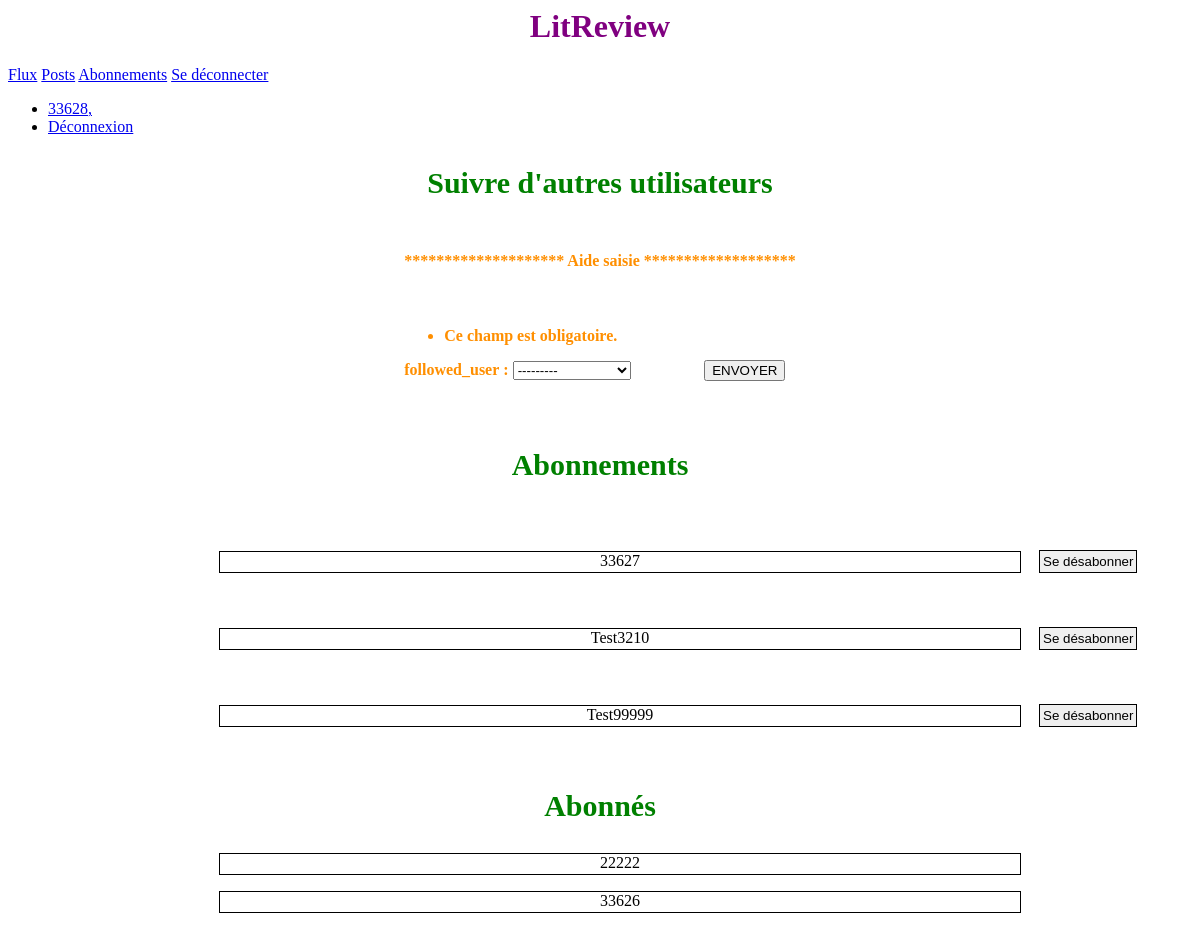
The app's page /CreatUserFollows/ (signed in), older data.
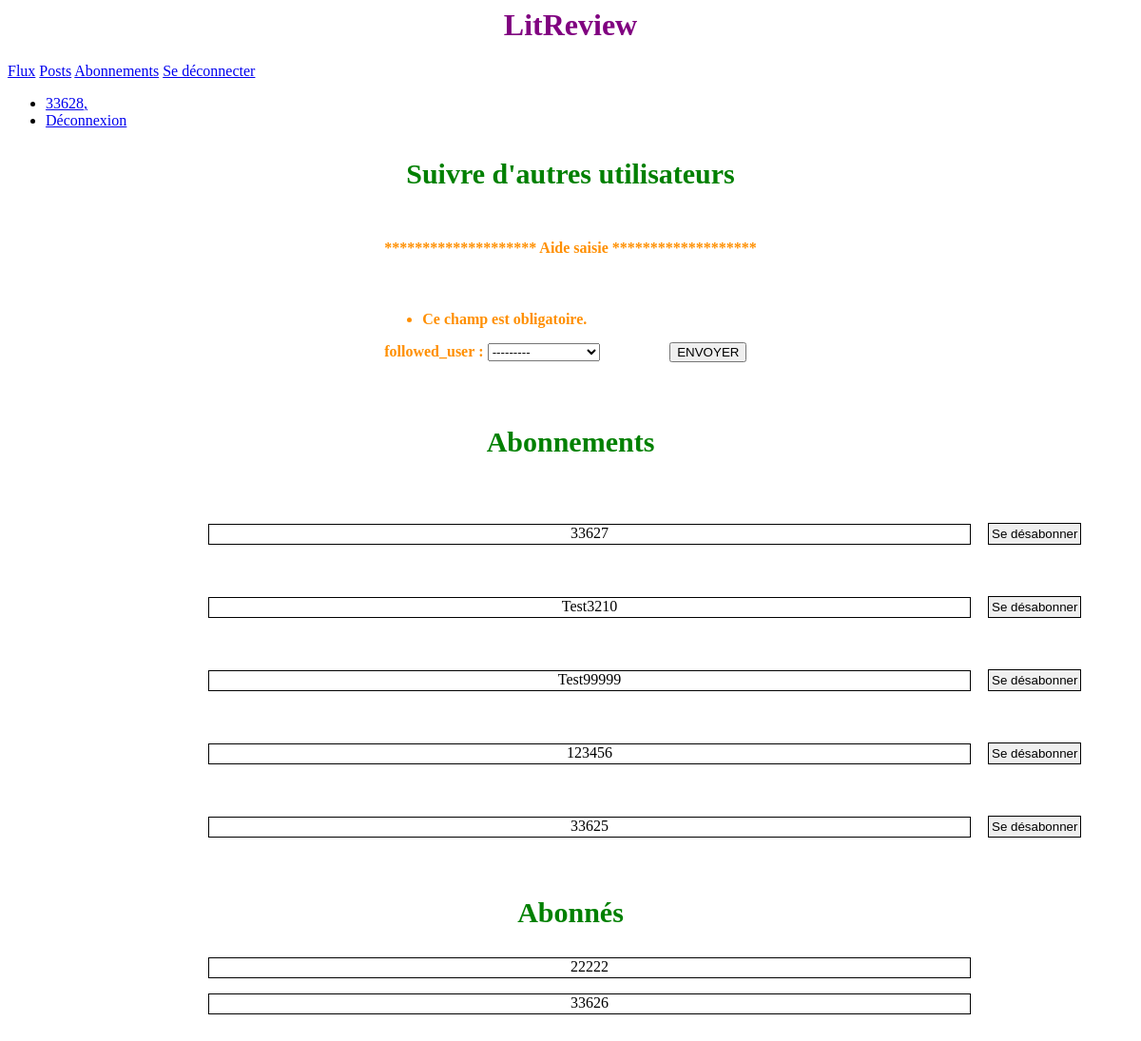
The same page, newer data.
### app_crit/models.py (models this page shows)
class UserFollows(models.Model):
    user = models.ForeignKey(to=settings.AUTH_USER_MODEL, on_delete=models.CASCADE,related_name='following')
    followed_user = models.ForeignKey(to=settings.AUTH_USER_MODEL, on_delete=models.CASCADE, related_name='followed_by')
    class Meta:
        unique_together = ('user', 'followed_user')

### app_crit/views.py (the view, shortened to what this page needs)
# urls.py: path('CreatUserFollows/', indexUserFollows, name='abonnement'),
@login_required
def indexUserFollows(request):
     form = UserFollowsForm(request.POST or None, request.FILES)
     obj_recup_01 = request.user.username
     obj_recup_02 = "******************** Aide saisie *******************"
     boutonVue = 0
     if request.method == 'POST' and "name_bouton_desabonner" in request.POST:
        form = UserFollowsForm(request.POST or None, request.FILES)
        instance = UserFollows.objects.get(user=request.user, followed_user=request.POST['name_bouton_desabonner'])
        obj_recup_02 = instance.followed_user
        instance.delete()
        obj_recup_02 = "utilisateur " + str(obj_recup_02) + " vient d'être désabonné"
     return render(request, 'abonnement.html', {'form': form, 'obj_recup_01': obj_recup_01, 'obj_recup_02': obj_recup_02})

### app_crit/formulaire.py
class UserFollowsForm(ModelForm):
    class Meta:
        model = UserFollows
        fields = ['followed_user']
        enctype = "multipart/form-data"
        labels = {"followed_user": "followed_user" }

### app_crit/templates/abonnement.html (shortened to what this page needs)
{% extends "base.html" %}
{% block content %}
<h3 class="idAbonnTitre1">Suivre d'autres utilisateurs</h3>
<form method="post" enctype="multipart/form-data">
    <div class="cl_abonn_abonner">
        <h4> {{ obj_recup_02 }}<h4>
            <div class="cl_abonn_abonner2">
                 <div class="cl_abonn_user" >
                {{ form.as_p }}
                     </div>
                <button type="submit" class="cl_abonn_bouton_envoyer2" name="name_bouton_envoyer"> ENVOYER</button>
            </div>
    </div>
</form>
 <form method="post" enctype="multipart/form-data">
<form method="post">
    <div class="cl_abonn_desabonnement">
        <h3 class="idAbonnTitre2">Abonnements</h3>
        <ul>
            {% for user in request.user.following.all %}
                <p class="cl_list_abonn"> <span class="abonn_abonne"> {{ user.followed_user }} </span>
                    </p>
                <p>    <button class="cl_bouton_desabonner" name="name_bouton_desabonner"
                            value="{{ user.followed_user.id }}">Se désabonner</button></p>
            {% endfor %}
        </ul>
    </div>
</form>
     <form>
<div class="cl_abonn_liste_abonne">
    <h3 class="idAbonnTitre3" >Abonnés</h3>
    <ul class="list-group list-group-flush">
        {% for user in request.user.followed_by.all %}
            <p class="list-group-item"> <span class="abonn_abonne"> {{ user.user }} </span> </p>
        {% endfor %}
    </ul>
    </div>
</div>
{% endblock %}

### templates/base.html (shortened to what this page needs)
{% load static %}
<html lang="en">
  <head>
      <link rel="stylesheet" href=" {% static 'app_crit/styles.css' %} ">
  </head>
   <body>
    <h1 id="base_title">LitReview</h1>
    {% if user.is_authenticated %}
        <nav>
            <a href="{% url 'flux' %}">Flux</a>
            <a href="{% url 'posts' %}">Posts</a>
            <a href="{% url 'abonnement' %}">Abonnements</a>
            <a href="{% url 'logout' %}">Se déconnecter</a>
        </nav>
        {% endif %}
     <nav class="navbar navbar-expand-md navbar-dark bg-primary fixed-top">
      <div class="collapse navbar-collapse" id="navbarsExampleDefault">
        <ul class="navbar-nav ml-auto">
          {% if user.is_authenticated %}
          <li class="nav-item active">
            <a class="nav-link" href="#">{{user}},</a>
          </li>
          <li class="nav-item active">
            <a class="nav-link" href="{% url 'logout' %}">Déconnexion</a>
          </li>
          {% endif %}
        </ul>
      </div>
    </nav>
    <main role="main" class="container">
        <div>
        {% block content %}
        {% endblock %}
    </main>
  </body>
</html>

### app_crit/static/app_crit/styles.css (style rules this page uses)
#base_title { text-align: center; color: purple; }
body { font-family:'Times New Roman', Times, serif; }
h1 { color: green; }
h3 { color: pink; }
h4 { color: #FF8F00; }
form { display:flex; flex-direction: column; }
.idAbonnTitre1, .idAbonnTitre2, .idAbonnTitre3 { text-align: center; font-size:30px; color: green; }
.cl_abonn_desabonnement, .cl_abonn_liste_abonne { margin:auto; }
.cl_abonn_abonner { margin:auto; }
.cl_abonn_user { position:relative; top:36px }
.cl_list_abonn { position:relative; top:39px }
.cl_bouton_desabonner { position:relative; left:820px }
.cl_abonn_bouton_envoyer2 { position:relative; left:300px }
.abonn_abonne { display:block; height: 20px; width: 800px; text-align: center; block:center; border: 1px solid black; }
.cl_bouton_desabonner { border: 1px solid black; padding: 3px; }

Row changes from the older to the newer data that the page shows:
added UserFollows: followed_user "123456", shown under "Abonnements"
added UserFollows: followed_user "33625", shown under "Abonnements"
